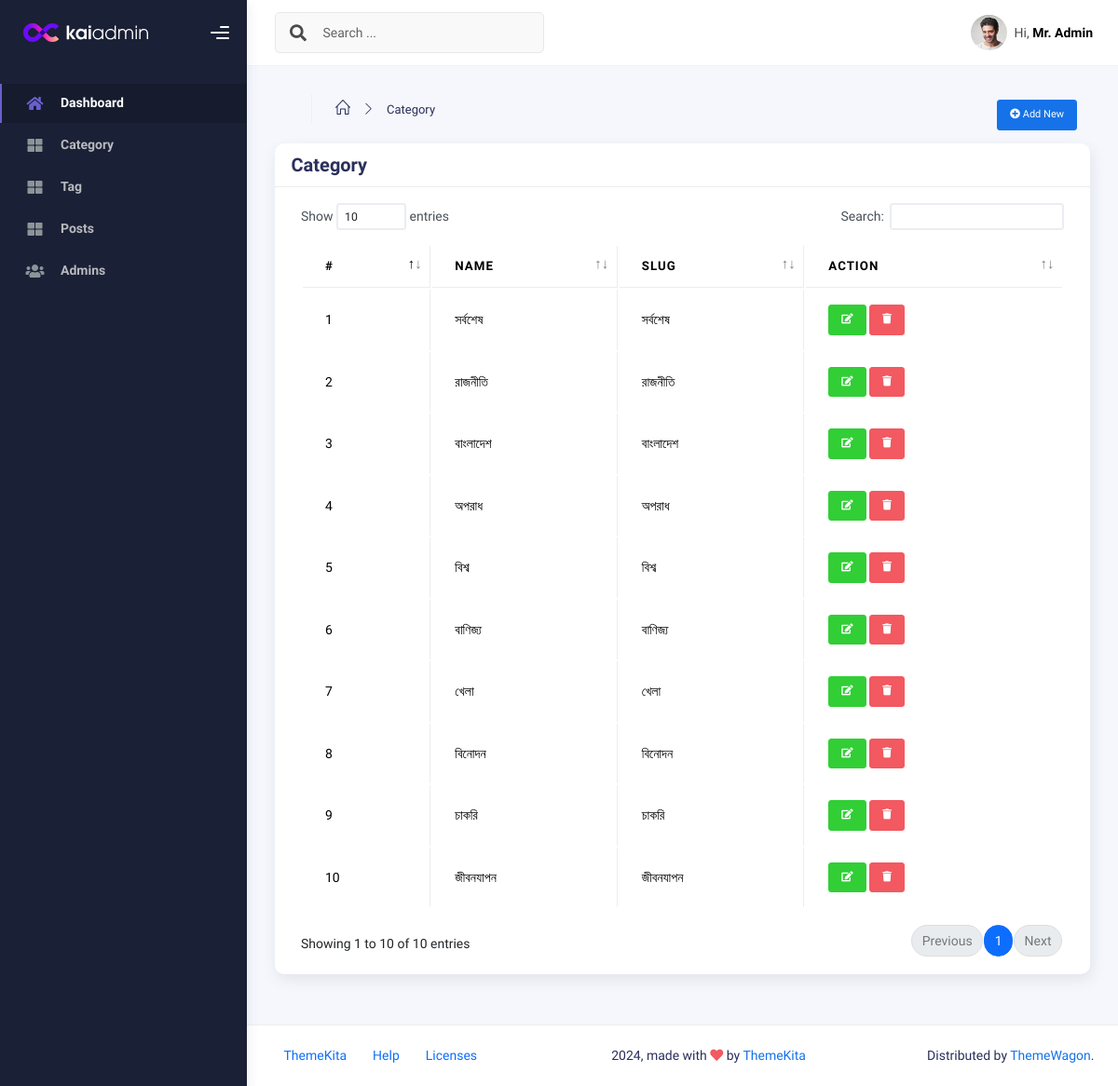
Before: /admin/category.php (signed in) with the older database file.
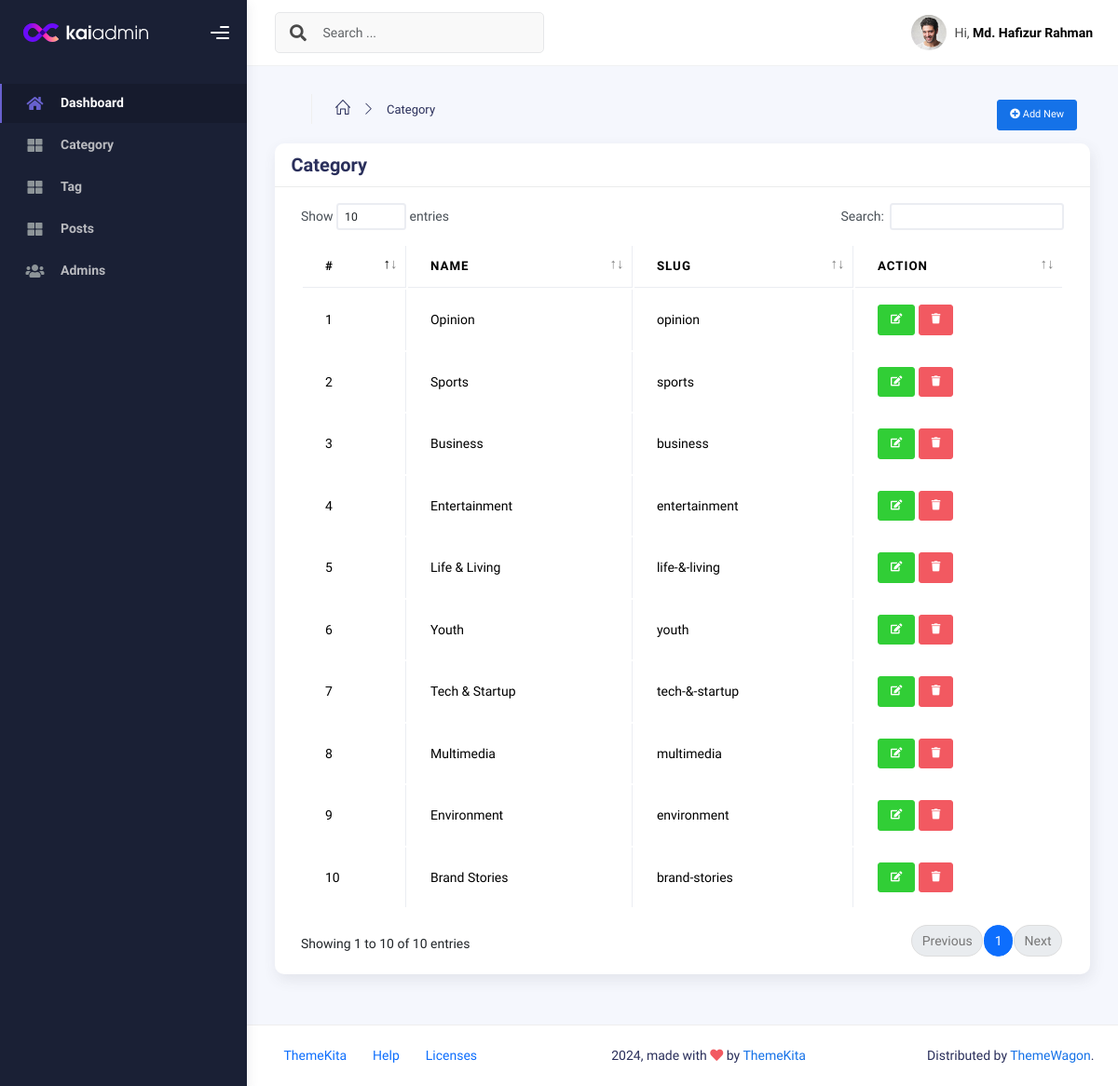
After: the same page with the newer database file.
### tables this page shows
CREATE TABLE `category` (
  `id` int NOT NULL,
  `name` varchar(255) NOT NULL,
  `slug` varchar(255) NOT NULL
);

### admin/category.php (the view, shortened to what this page needs)
<?php
include "layout/head.php";
?>
<body>
    <div class="wrapper">
        <?php
        include "layout/sidebar.php";
        ?>
        <div class="main-panel">
            <div class="main-header">
                <?php
                include "layout/header.php";
                ?>
            </div>
            <div class="container">
                <div class="page-inner">
                    <div class="p-3">
                        <div class="row">
                            <div class="col-md-6">
                                <ul class="breadcrumbs mb-3">
                                    <li class="nav-home">
                                        <a href="dashboard.php">
                                            <i class="icon-home"></i>
                                        </a>
                                    </li>
                                    <li class="separator">
                                        <i class="icon-arrow-right"></i>
                                    </li>
                                    <li class="nav-item">
                                        <a href="category.php">Category</a>
                                    </li>
                                </ul>
                            </div>
                            <div class="col-md-6 text-end">
                                <a href="categoryCreate.php" class="btn btn-primary btn-sm"><i class="fa fa-plus-circle"></i> Add New</a>
                            </div>
                        </div>
                    </div>
                    <div class="row">
                        <div class="col-md-12">
                            <div class="card">
                                <div class="card-header py-2">
                                    <h4 class="card-title">Category </h4>
                                </div>
                                <div class="card-body">
                                    <div class="table-responsive">
                                        <table class="table table-bordered" id="datatable">
                                            <thead>
                                                <tr>
                                                    <th scope="col">#</th>
                                                    <th scope="col">Name</th>
                                                    <th scope="col">Slug</th>
                                                    <th scope="col">Action</th>
                                                </tr>
                                            </thead>
                                            <tbody>
                                                <?php
                                                $sql = "SELECT * FROM category";
                                                $stmt = $pdo->prepare($sql);
                                                $stmt->execute();
                                                $categories = $stmt->fetchAll(PDO::FETCH_OBJ);
                                                foreach ($categories as $key => $category) {
                                                ?>
                                                    <tr>
                                                        <td><?php echo $key + 1 ?></td>
                                                        <td><?php echo $category->name ?></td>
                                                        <td><?php echo $category->slug ?></td>
                                                        <td>
                                                            <a href="categoryEdit.php?id=<?php echo $category->id; ?>" class="btn btn-success btn-sm"><i class="fa fa-edit"></i></a>
                                                            <?php
                                                            if ($_SESSION['role'] == 'admin') { ?>
                                                                <a onclick="return confirm('Are you sure to delete?')" href="categoryDelete.php?id=<?php echo $category->id; ?>" class="btn btn-danger btn-sm"><i class="fa fa-trash"></i></a>
                                                            <?php      }
                                                            ?>
                                                        </td>
                                                    </tr>
                                                <?php
                                                }
                                                ?>
                                            </tbody>
                                        </table>
                                    </div>
                                </div>
                            </div>
                        </div>
                    </div>
                </div>
            </div>
            <?php
            include "layout/footer.php";
            ?>
        </div>
    </div>
</body>
</html>

### admin/layout/head.php (shortened to what this page needs)
<!DOCTYPE html>
<html lang="en">
<head>
    <link rel="stylesheet" href="assets/vendor/summernote/dist/summernote-bs4.min.css">
    <link rel="stylesheet" href="https://cdnjs.cloudflare.com/ajax/libs/Dropify/0.2.2/css/dropify.min.css" />
    <link rel="stylesheet" href="assets/vendor/select2/dist/css/select2.min.css">
    <link rel="stylesheet" href="assets/css/bootstrap.min.css" />
    <link rel="stylesheet" href="assets/css/plugins.min.css" />
    <link rel="stylesheet" href="assets/css/kaiadmin.min.css" />
</head>

### admin/layout/sidebar.php (shortened to what this page needs)
<div class="sidebar" data-background-color="dark">
    <div class="sidebar-logo">
        <div class="logo-header" data-background-color="dark">
            <a href="index.html" class="logo">
                <img
                    src="assets/img/kaiadmin/logo_light.svg"
                    alt="navbar brand"
                    class="navbar-brand"
                    height="20" />
            </a>
            <div class="nav-toggle">
                <button class="btn btn-toggle toggle-sidebar">
                    <i class="gg-menu-right"></i>
                </button>
            </div>
        </div>
    </div>
    <div class="sidebar-wrapper scrollbar scrollbar-inner">
        <div class="sidebar-content">
            <ul class="nav nav-secondary">
                <li class="nav-item active">
                    <a href="dashboard.php">
                        <i class="fas fa-home"></i>
                        <p>Dashboard</p>
                    </a>
                </li>
                <?php
                  if ($_SESSION['role'] == 'admin') { ?>
                    <li class="nav-item">
                        <a href="category.php">
                            <i class="fas fa-th-large"></i>
                            <p>Category</p>
                        </a>
                    </li>
                <?php } ?>
                <li class="nav-item">
                    <a href="tag.php">
                        <i class="fas fa-th-large"></i>
                        <p>Tag</p>
                    </a>
                </li>
                <li class="nav-item">
                    <a href="post.php">
                        <i class="fas fa-th-large"></i>
                        <p>Posts</p>
                    </a>
                </li>
                <?php
                  if ($_SESSION['role'] == 'admin') { ?>
                    <li class="nav-item">
                        <a href="user.php">
                            <i class="fas fa-users"></i>
                            <p>Admins</p>
                        </a>
                    </li>
                <?php } ?>
            </ul>
        </div>
    </div>
</div>

### admin/layout/header.php (shortened to what this page needs)
<nav
    class="navbar navbar-header navbar-header-transparent navbar-expand-lg border-bottom">
    <div class="container-fluid">
        <nav
            class="navbar navbar-header-left navbar-expand-lg navbar-form nav-search p-0 d-none d-lg-flex">
            <div class="input-group">
                <div class="input-group-prepend">
                    <button type="submit" class="btn btn-search pe-1">
                        <i class="fa fa-search search-icon"></i>
                    </button>
                </div>
                <input
                    type="text"
                    placeholder="Search ..."
                    class="form-control" />
            </div>
        </nav>
        <ul class="navbar-nav topbar-nav ms-md-auto align-items-center">
            <li class="nav-item topbar-user dropdown hidden-caret">
                <a
                    class="dropdown-toggle profile-pic"
                    data-bs-toggle="dropdown"
                    href="#"
                    aria-expanded="false">
                    <div class="avatar-sm">
                        <img
                            src="assets/img/profile.jpg"
                            alt="..."
                            class="avatar-img rounded-circle" />
                    </div>
                    <span class="profile-username">
                        <span class="op-7">Hi,</span>
                        <span class="fw-bold"><?php echo $_SESSION['name']; ?></span>
                    </span>
                </a>
            </li>
        </ul>
    </div>
</nav>

### admin/layout/footer.php
<footer class="footer">
    <div class="container-fluid d-flex justify-content-between">
        <nav class="pull-left">
            <ul class="nav">
                <li class="nav-item">
                    <a class="nav-link" href="http://www.themekita.com">
                        ThemeKita
                    </a>
                </li>
                <li class="nav-item">
                    <a class="nav-link" href="#"> Help </a>
                </li>
                <li class="nav-item">
                    <a class="nav-link" href="#"> Licenses </a>
                </li>
            </ul>
        </nav>
        <div class="copyright">
            2024, made with <i class="fa fa-heart heart text-danger"></i> by
            <a href="http://www.themekita.com">ThemeKita</a>
        </div>
        <div>
            Distributed by
            <a target="_blank" href="https://themewagon.com/">ThemeWagon</a>.
        </div>
    </div>
</footer>

Changed rows visible on the page:
removed category: name "সর্বশেষ", slug "সর্বশেষ"
removed category: name "রাজনীতি", slug "রাজনীতি"
removed category: name "বাংলাদেশ", slug "বাংলাদেশ"
removed category: name "অপরাধ", slug "অপরাধ"
removed category: name "বিশ্ব", slug "বিশ্ব"
removed category: name "বাণিজ্য", slug "বাণিজ্য"
removed category: name "খেলা", slug "খেলা"
removed category: name "বিনোদন", slug "বিনোদন"
removed category: name "চাকরি", slug "চাকরি"
removed category: name "জীবনযাপন", slug "জীবনযাপন"
added category: name "Opinion", slug "opinion"
added category: name "Sports", slug "sports"
added category: name "Business", slug "business"
added category: name "Entertainment", slug "entertainment"
added category: name "Life & Living", slug "life-&-living"
added category: name "Youth", slug "youth"
added category: name "Tech & Startup", slug "tech-&-startup"
added category: name "Multimedia", slug "multimedia"
added category: name "Environment", slug "environment"
added category: name "Brand Stories", slug "brand-stories"
Other visible differences:
$_SESSION['name']: "Mr. Admin" → "Md. Hafizur Rahman"
